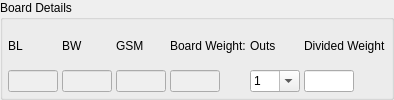
      <widget class="QGroupBox" name="groupBox_3">
       <property name="title">
        <string>Board Details</string>
       </property>
       <layout class="QHBoxLayout" name="horizontalLayout_4">
        <property name="spacing">
         <number>4</number>
        </property>
        <property name="leftMargin">
         <number>5</number>
        </property>
        <property name="topMargin">
         <number>5</number>
        </property>
        <property name="rightMargin">
         <number>5</number>
        </property>
        <property name="bottomMargin">
         <number>5</number>
        </property>
        <item>
         <layout class="QVBoxLayout" name="verticalLayout_12">
          <item>
           <widget class="QLabel" name="label_15">
            <property name="text">
             <string>BL</string>
            </property>
           </widget>
          </item>
          <item>
           <widget class="QLineEdit" name="txtBL">
            <property name="enabled">
             <bool>false</bool>
            </property>
            <property name="maximumSize">
             <size>
              <width>50</width>
              <height>16777215</height>
             </size>
            </property>
           </widget>
          </item>
         </layout>
        </item>
        <item>
         <layout class="QVBoxLayout" name="verticalLayout_13">
          <item>
           <widget class="QLabel" name="label_16">
            <property name="text">
             <string>BW</string>
            </property>
           </widget>
          </item>
          <item>
           <widget class="QLineEdit" name="txtBW">
            <property name="enabled">
             <bool>false</bool>
            </property>
            <property name="maximumSize">
             <size>
              <width>50</width>
              <height>16777215</height>
             </size>
            </property>
           </widget>
          </item>
         </layout>
        </item>
        <item>
         <layout class="QVBoxLayout" name="verticalLayout_14">
          <item>
           <widget class="QLabel" name="label_17">
            <property name="text">
             <string>GSM</string>
            </property>
           </widget>
          </item>
          <item>
           <widget class="QLineEdit" name="txtGSM">
            <property name="enabled">
             <bool>false</bool>
            </property>
            <property name="maximumSize">
             <size>
              <width>50</width>
              <height>16777215</height>
             </size>
            </property>
           </widget>
          </item>
         </layout>
        </item>
        <item>
         <layout class="QVBoxLayout" name="verticalLayout_15">
          <item>
           <widget class="QLabel" name="label_18">
            <property name="text">
             <string>Board Weight:</string>
            </property>
           </widget>
          </item>
          <item>
           <widget class="QLineEdit" name="txtWt">
            <property name="enabled">
             <bool>false</bool>
            </property>
            <property name="maximumSize">
             <size>
              <width>50</width>
              <height>16777215</height>
             </size>
            </property>
           </widget>
          </item>
         </layout>
        </item>
        <item>
         <layout class="QVBoxLayout" name="verticalLayout_16">
          <item>
           <widget class="QLabel" name="label_20">
            <property name="text">
             <string>Outs</string>
            </property>
           </widget>
          </item>
          <item>
           <widget class="QComboBox" name="cboOuts">
            <property name="maximumSize">
             <size>
              <width>50</width>
              <height>16777215</height>
             </size>
            </property>
            <property name="editable">
             <bool>true</bool>
            </property>
            <item>
             <property name="text">
              <string>1</string>
             </property>
            </item>
            <item>
             <property name="text">
              <string>2</string>
             </property>
            </item>
            <item>
             <property name="text">
              <string>4</string>
             </property>
            </item>
            <item>
             <property name="text">
              <string>6</string>
             </property>
            </item>
            <item>
             <property name="text">
              <string>8</string>
             </property>
            </item>
            <item>
             <property name="text">
              <string>10</string>
             </property>
            </item>
           </widget>
          </item>
         </layout>
        </item>
        <item>
         <layout class="QVBoxLayout" name="verticalLayout_17">
          <item>
           <widget class="QLabel" name="label_19">
            <property name="text">
             <string>Divided Weight</string>
            </property>
           </widget>
          </item>
          <item>
           <widget class="QLineEdit" name="txtDivided">
            <property name="maximumSize">
             <size>
              <width>50</width>
              <height>16777215</height>
             </size>
            </property>
           </widget>
          </item>
         </layout>
        </item>
       </layout>
      </widget>
